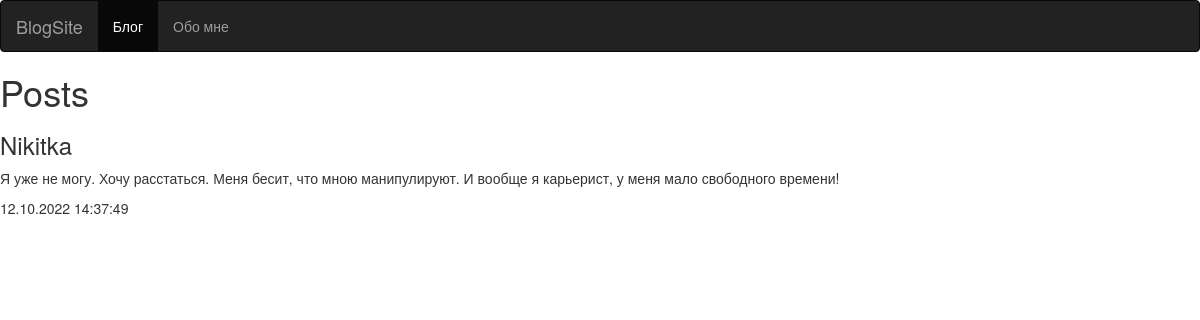
/blog_post/posts/6/, run on the app's committed database.
### blog_post/models.py (models this page shows)
class Post(models.Model):
    nickname = models.CharField(max_length=16, verbose_name='Ник')
    content = models.TextField(null=False, blank=False, verbose_name="Новость")
    published = models.DateTimeField(auto_now_add=True, db_index=True,
    verbose_name="Опубликовано")
    rubric = models.ForeignKey('Rubric', null=True, on_delete=models.PROTECT,
    verbose_name='Рубрика')
    class Meta:
        verbose_name_plural = "Посты"
        verbose_name = "Пост"
        ordering = ['-published']

### blog_post/views.py (the view)
# urls.py: path('posts/<int:post_id>/', by_post, name='by_post'),
def by_post(request, post_id):
    posts = Post.objects.all()
    current_post = Post.objects.get(pk=post_id)
    current_rubric = current_post.rubric
    context = {'current_post': current_post, 'current_rubric': current_rubric}
    return render(request, 'by_post.html', context)

### blog_post/templates/by_post.html (shortened to what this page needs)
<html lang="en">
<head>
  <link rel="stylesheet" href="https://maxcdn.bootstrapcdn.com/bootstrap/3.4.1/css/bootstrap.min.css">
  <script src="https://maxcdn.bootstrapcdn.com/bootstrap/3.4.1/js/bootstrap.min.js"></script></head>
<body>
    <nav class="navbar navbar-inverse">
        <div class="container-fluid">
          <div class="navbar-header">
            <a class="navbar-brand" href="#">BlogSite</a>
          </div>
          <ul class="nav navbar-nav">
            <li class="active"><a href="/blog_post/">Блог</a></li>
            <li><a href="{% url 'about' %}">Обо мне</a></li>
          </ul>
        </div>
      </nav>
    <h1>Posts</h1>
    <div>
        <h3>{{ current_post.nickname }}</h3>
        <p>{{ current_post.content }}</p>
        <p>{{ current_post.published|date:"d.m.Y H:i:s" }}</p>
    </div>
</body>
</html>

### data on the page
Post: nickname "Nikitka", content "Я уже не могу. Хочу расстаться. Меня бесит, что мною манипулируют. И вообще я карьерист, у меня мало свободного времени!", published "12.10.2022 14:37:49"
